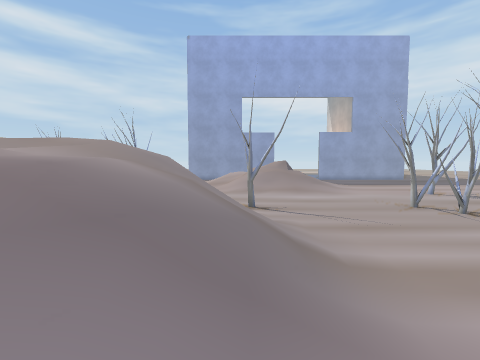
view 1 (above)

20 first-person views from a walk through a Unity game level. The camera is 1.4 m above the floor, tilts 4° down and sees 90° across. The floor is counted in squares, 1 m on a side. Each view is taken from the middle of a square. On the plan, view 1 faces up. The plan holds only what a view shows up to about 13 squares ahead; the rest is blank. The place goes on beyond the plan. Some surface patterns are stand-ins.

view 2
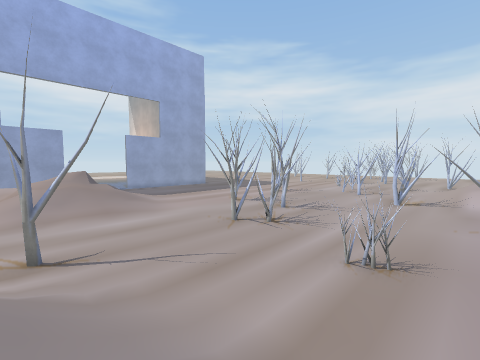

view 3
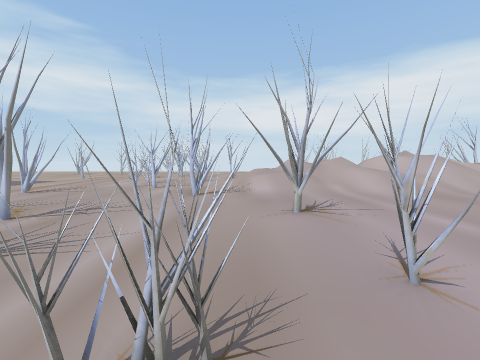

view 4
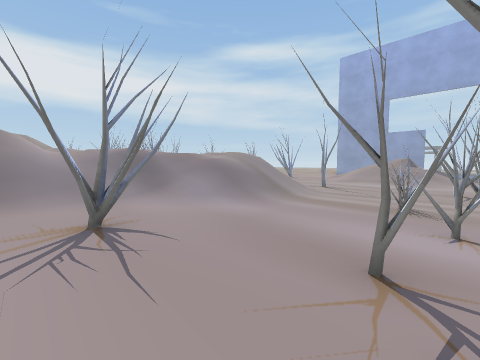

view 5
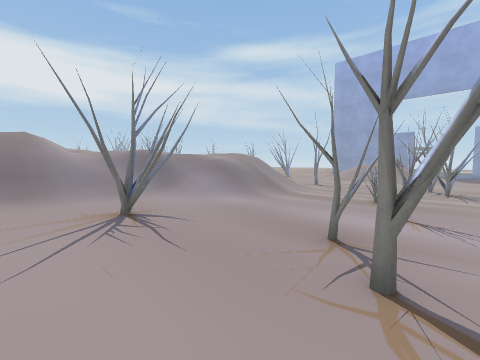

view 6
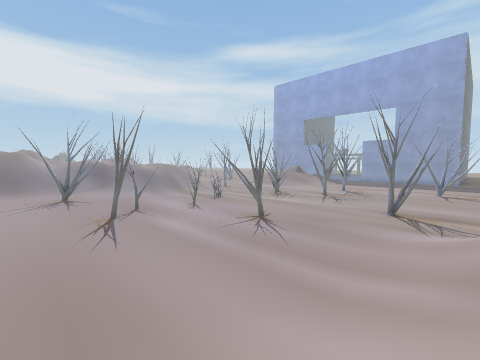

view 7
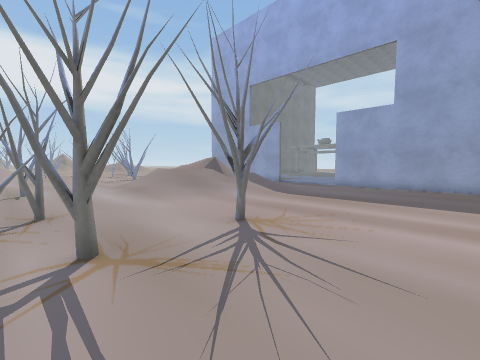

view 8
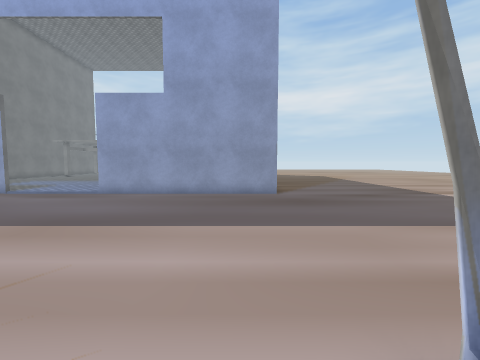

view 9
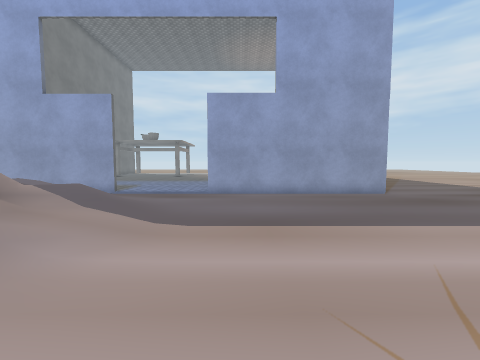

view 10
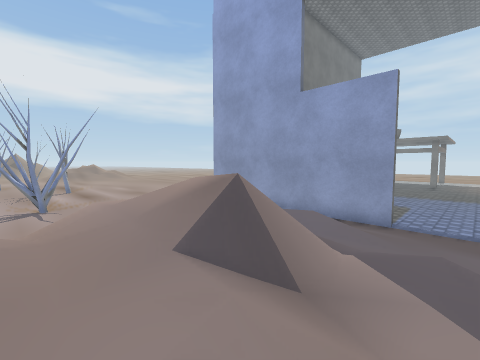

view 11
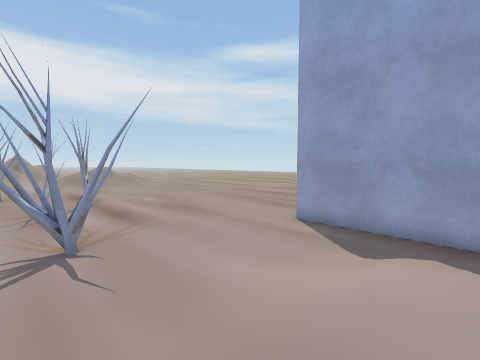

view 12
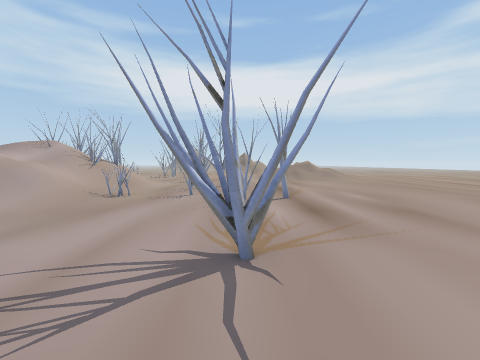

view 13
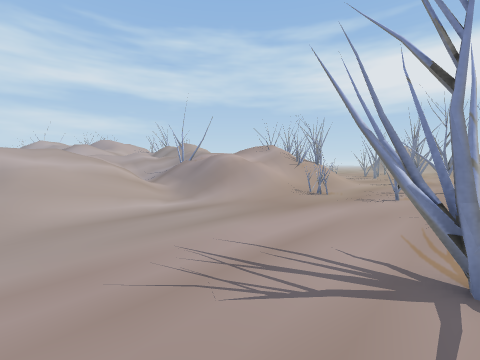

view 14
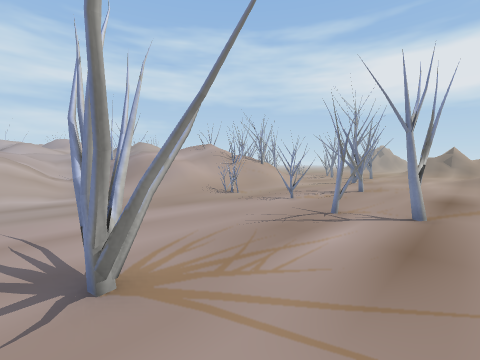

view 15
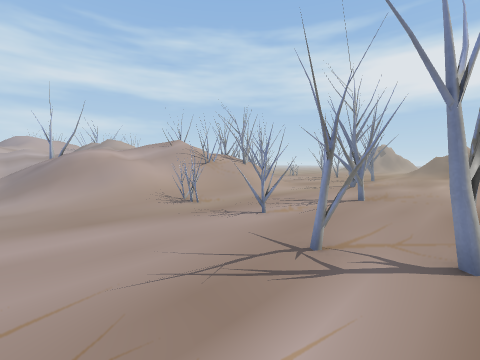

view 16
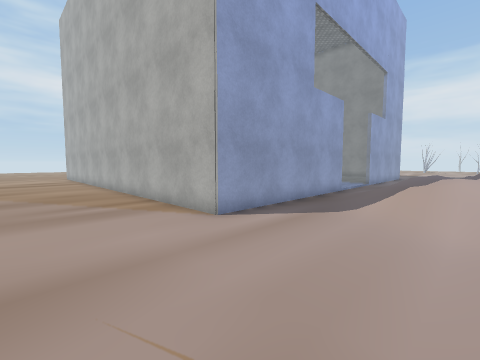

view 17
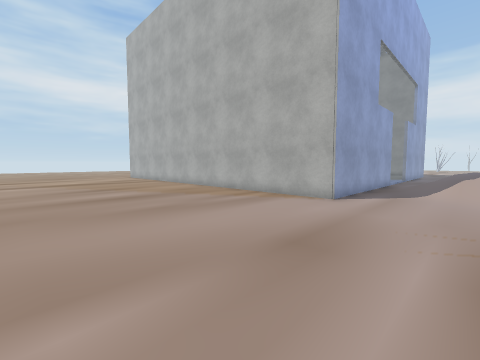

view 18
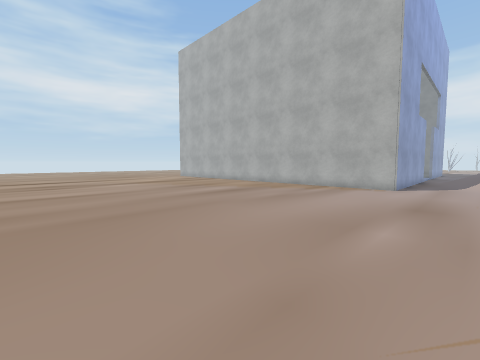

view 19
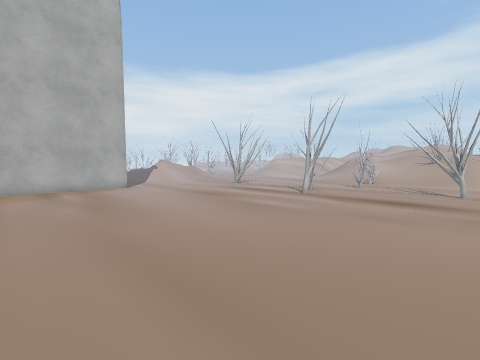

view 20
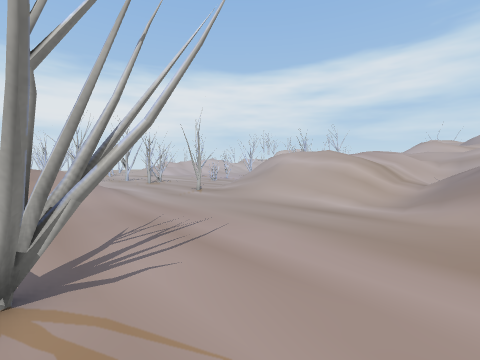

### Floor plan
Key: @ floor where view 1 was taken; # wall or solid block; . main floor; : floor 0.25 m higher than the main floor; + floor 1 m higher than the main floor; * floor 1.75 m higher than the main floor; % floor 2 m higher than the main floor; & floor 2.25 m higher than the main floor; / step, stairs or slope; T tree.
Columns run from 19 left of view 1 to 17 right of it. Each row starts with its distance up from view 1.
 29 ..............#      ::::
 28 ..............#      ::::
 27 ..............#       :::
 26 ..............#       :::
 25 ..............#       :::::
 24 ..............#       :::::
 23 ..............#########::::#########.
 22 .....................:...............
 21 ................../// /::............
 20 .................////////:...........
 19 .................///+/////...........
 18 .....TT.........://+ / ///:..........
 17 ......T.....T...:/// /////:..........
 16 ......T....TT...://///////...........
 15 TT..........T....:////////...........
 14 .T..TT...........:///////:.........T.
 13 .....T............://////.........TT.
 12 ....................:/::.....T....T..
 11 .....T...............................
 10 :....T/..............................
  9  /////////.........T.....T...T.......
  8   #T///////.///////.T....TTT.T.......
  7   T/////////////////......T..........
  6      //%////////// //................
  5          ////////////............TT..
  4        TT//////%/////...TT........T..
  3         T  //   /////...TT..........:
  2            ///  /////........T....../
  1          ///// //////....TT..TT....:/
  0          ////  ////@...............//
 -1          ///*&/////.......T........:/
 -2             %////:..T....TT......../:
 -3              ////:..TT....TT.......//
 -4             /////:..TT.............//
 -5             /////..................//
 -6             /////.................://

Positions as (right, up) in squares from view 1, and headings:
1: (0, 0), facing up
2: (0, 2), facing up-right
3: (4, 3), facing right
4: (7, -5), facing up-left
5: (8, -6), facing up-left
6: (17, -6), facing up-left
7: (14, 8), facing up-left
8: (14, 12), facing up
9: (9, 12), facing up
10: (5, 15), facing up-left
11: (0, 15), facing up-left
12: (-3, 16), facing left
13: (-3, 16), facing down-left
14: (-6, 19), facing down-left
15: (-9, 18), facing down-left
16: (-9, 18), facing up-right
17: (-14, 19), facing up-right
18: (-19, 20), facing up-right
19: (-19, 28), facing down-right
20: (-10, 16), facing down-right
